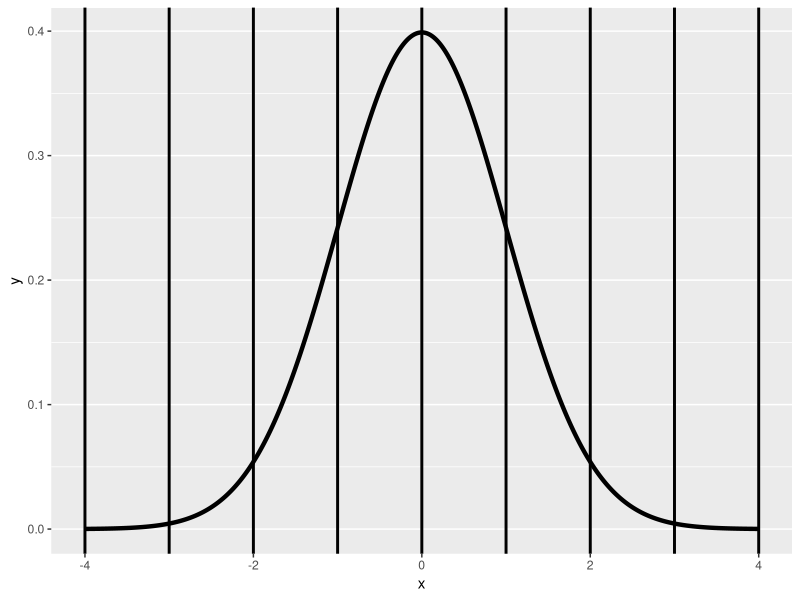

The R source for this figure: (Note: this script raises an error after producing the figure.)
## ---- chunk 1
choose(5,3)*(.8)^3*(.2)^(5-3) + choose(5,4)*(.8)^4*(.2)^(5-4) + choose(5,5)*(.8)^5*(.2)^(5-5)
## ---- chunk 2
pbinom(q = 2, size = 5, prob = .8, lower.tail = FALSE)
## ---- chunk 3
x <- seq(-4, 4, length = 1000)
dat <- data.frame(x=x, y=dnorm(x))
library(ggplot2)
g <- ggplot(dat, 
              aes(x = x, y = y)) + geom_line(size = 1.5)
g <- g + geom_vline(xintercept = -4 : 4, size = 1)
print(g)
## ---- chunk 4
g <- g+   layer("area",mapping = aes(x=ifelse(x>-1 & x<1,x,0)),
            geom_params=list(fill="red",alpha=1)) +
   scale_y_continuous(limits=c(0,max(dat$y)))
g <- g+   layer("area",mapping = aes(x=ifelse(x>-2 & x<2 ,x,0)),
                geom_params=list(fill="red",alpha=0.5))
g <- g+   layer("area",mapping = aes(x=ifelse(x>-3 & x<3 ,x,0)),
                geom_params=list(fill="red",alpha=0.35))
print(g)
## ---- chunk 5
qnorm(.1)
## ---- chunk 6
g <- g + geom_vline(xintercept = qnorm(.1), size = 3, colour="blue")
print(g)
## ---- chunk 7
qnorm(.5)
## ---- chunk 8
qnorm(.975, mean = 3, sd = 2)
## ---- chunk 9
1.96 * 2 + 3
## ---- chunk 10
pnorm(1200, mean = 1020, sd = 50, lower.tail = FALSE)
## ---- chunk 11
pnorm((1200 - 1020) / 50, lower.tail = FALSE)
## ---- chunk 12
qnorm(.75, mean = 1020, sd = 50, lower.tail = TRUE)
## ---- chunk 13
pnorm(qnorm(.53))
## ---- chunk 14
qnorm(pnorm(.53))
## ---- chunk 15
ppois(q = 3, lambda = 2.5 * 4, lower.tail = TRUE, log.p = FALSE)
## ---- chunk 16
pbinom(q = 5, size = 1000, prob = .01, lower.tail = TRUE, log.p = FALSE)
## ---- chunk 17
ppois(q = 5, lambda = 1000 * .01, lower.tail = TRUE, log.p = FALSE)
